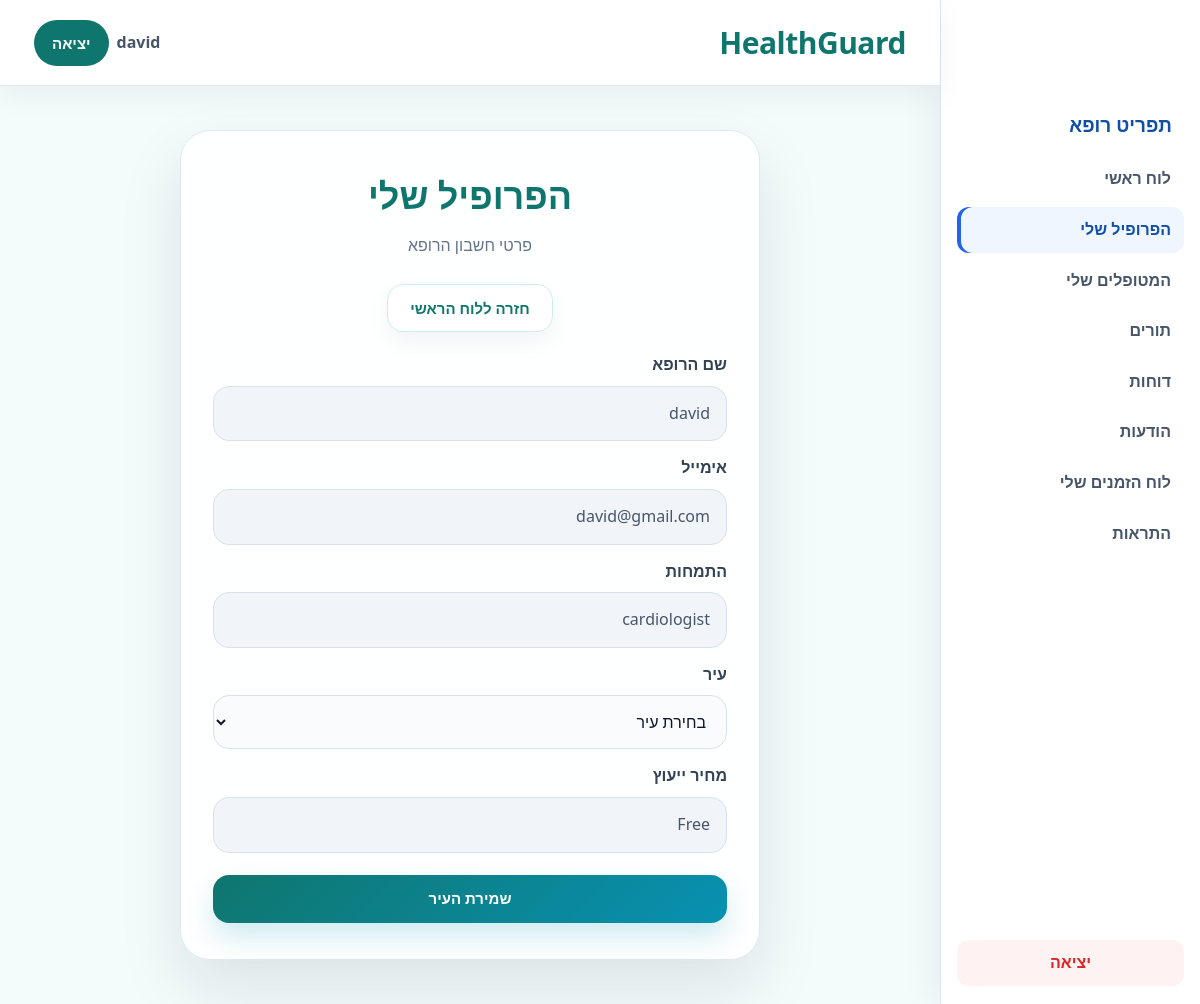
Page /doctor/my_profile.php (signed in) on the committed database.
### tables this page shows
CREATE TABLE `doctors` (
  `doctor_id` int(11) NOT NULL,
  `user_id` int(11) NOT NULL,
  `specialization` varchar(100) NOT NULL,
  `consultation_fee` decimal(10,2) DEFAULT NULL
);

CREATE TABLE `users` (
  `user_id` int(11) NOT NULL,
  `name` varchar(100) NOT NULL,
  `role` enum('patient','doctor','admin','secretary') NOT NULL,
  `email` varchar(100) NOT NULL,
  `password` varchar(255) NOT NULL,
  `city` varchar(80) DEFAULT NULL,
  `created_at` timestamp NULL DEFAULT current_timestamp()
);

### doctor/my_profile.php (the view, shortened to what this page needs)
<?php
$conn = OpenCon();
$user_id = $_SESSION['user_id'];
$sql = "SELECT
            users.name,
            users.email,
            users.city,
            doctors.specialization,
            doctors.consultation_fee
        FROM users
        INNER JOIN doctors
            ON users.user_id=doctors.user_id
        WHERE users.user_id='$user_id'
        AND users.role='doctor'";
$result = mysqli_query($conn, $sql);
$doctor = mysqli_fetch_assoc($result);
$doctor_name = $doctor['name'] ?? '';
$doctor_email = $doctor['email'] ?? '';
$doctor_specialization = $doctor['specialization'] ?? '';
$doctor_fee_text = 'Free';
?>
<!DOCTYPE html>
<html lang="he" dir="rtl">
<head>
    <link rel="stylesheet" href="/HealthGuard/style.css">
</head>
<body class="doctor-page">
<?php include("../navbar.php"); ?>
<div class="form-container">
    <form class="form-box" method="POST">
        <h2>הפרופיל שלי</h2>
        <p class="subtitle">פרטי חשבון הרופא</p>
        <div class="hero-actions" style="justify-content:center; margin-bottom:20px;">
            <a href="/HealthGuard/doctor/doctor_dashboard.php" class="secondary-btn">חזרה ללוח הראשי</a>
        </div>
        <?php if ($doctor) { ?>
            <label>שם הרופא</label>
            <input type="text" value="<?php echo $doctor_name; ?>" readonly>
            <label>אימייל</label>
            <input type="text" value="<?php echo $doctor_email; ?>" readonly>
            <label>התמחות</label>
            <input type="text" value="<?php echo $doctor_specialization; ?>" readonly>
            <label>עיר</label>
            <select name="city" required>
                <option value="">בחירת עיר</option>
            </select>
            <label>מחיר ייעוץ</label>
            <input
                type="text"
                value="<?php echo $doctor_fee_text; ?>"
                readonly
            >
            <button type="submit">שמירת העיר</button>
        <?php } else { ?>
            <div class="message">פרופיל הרופא לא נמצא.</div>
        <?php } ?>
    </form>
</div>
</body>
</html>

### style.css (style rules this page uses)
* { margin: 0; padding: 0; box-sizing: border-box; }
html, body { min-height: 100%; font-family: "Segoe UI", Tahoma, Geneva, Verdana, sans-serif; scroll-behavior: smooth; }
html[dir="rtl"] body { direction: rtl; text-align: right; }
body { background: #f5f8fc; color: #1e293b; line-height: 1.6; }
a { text-decoration: none; transition: 0.25s ease; }
button, input, select, textarea { font: inherit; }
body.has-app-sidebar { padding-right: 260px; }
.primary-btn, .secondary-btn, .danger-btn, button, a.primary-btn, a.secondary-btn, a.danger-btn { display: inline-flex !important; align-items: center !important; justify-content: center !important; text-decoration: none !important; font-weight: 800 !important; font-size: 15px !important; line-height: 1 !important; cursor: pointer !important; border-radius: 16px !important; padding: 12px 22px !important; min-height: 48px !important; transition: 0.25s ease !important; border: none; }
.primary-btn, a.primary-btn, button { background: linear-gradient(135deg, #2563eb, #0ea5e9) !important; color: #ffffff !important; }
.secondary-btn, a.secondary-btn { background: #ffffff !important; color: #1e293b !important; border: 1px solid #d9e4ef !important; box-shadow: 0 10px 24px rgba(15, 23, 42, 0.05) !important; }
.hero-actions { display: flex; justify-content: center; align-items: center; gap: 14px; flex-wrap: wrap; }
.form-container { min-height: calc(100vh - 86px); display: flex; justify-content: center; align-items: center; padding: 44px 20px; position: relative; }
.form-box { width: 100%; max-width: 580px; border-radius: 30px; padding: 36px 32px; background: rgba(255,255,255,0.96); border: 1px solid #e2e8f0; box-shadow: 0 28px 65px rgba(15, 23, 42, 0.10); }
.form-box h2 { text-align: center; font-size: 36px; font-weight: 900; margin-bottom: 8px; }
.subtitle { text-align: center; color: #64748b; font-size: 16px; margin-bottom: 26px; }
.form-box label { display: block; margin-top: 14px; margin-bottom: 8px; font-weight: 800; color: #334155; }
.form-box input, .form-box select, .form-box textarea { width: 100%; padding: 14px 16px; border-radius: 16px; border: 1px solid #d7e2ee; background: #f9fbfd; outline: none; color: #0f172a; transition: 0.25s ease; }
.form-box button { width: 100%; margin-top: 22px; color: #ffffff !important; background: linear-gradient(135deg, #2563eb, #0ea5e9) !important; box-shadow: 0 12px 24px rgba(37, 99, 235, 0.20) !important; }
input[readonly] { background: #f1f5f9; color: #475569; }
.doctor-page { background: #f3fbfb; min-height: 100vh; }
.doctor-page .primary-btn, .doctor-page button { background: linear-gradient(135deg, #0f766e, #0891b2) !important; color: #ffffff !important; box-shadow: 0 14px 28px rgba(8, 145, 178, 0.18) !important; }
.doctor-page .secondary-btn { color: #0f766e !important; border-color: #cfeeea !important; }
.doctor-page .section-title, .doctor-page .form-box h2, .doctor-page .card h3 { color: #0f766e; }

### rows in the picture
doctors: user.name "david", user.email "david@gmail.com", specialization "cardiologist"

### other values in the picture
$site_name "HealthGuard"
$_SESSION['name'] "david"
$role_labels[$_SESSION['role']] "רופא"
$label "לוח ראשי"
$label "הפרופיל שלי"
$label "המטופלים שלי"
$label "תורים"
$label "דוחות"
$label "הודעות"
$label "לוח הזמנים שלי"
$label "התראות"
